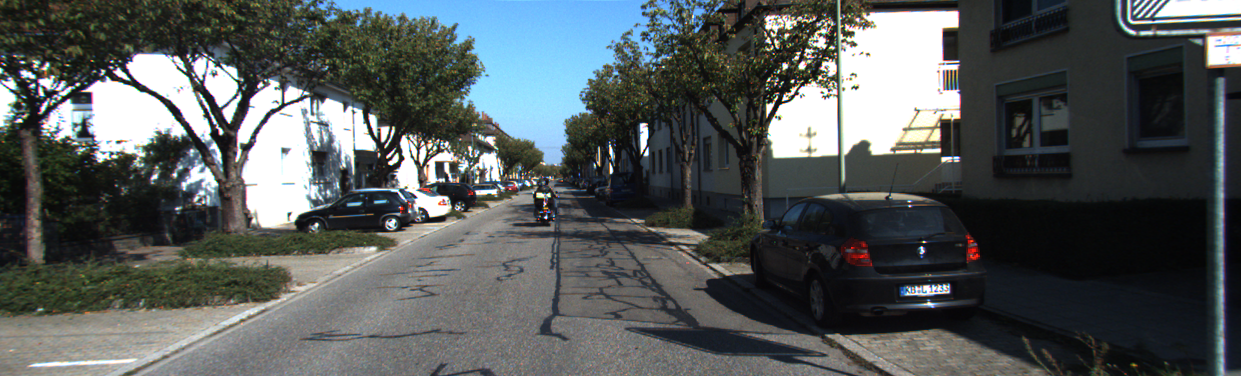
#> input picture data/kitti/001.png, 1241 x 376 px, found by its file name; its folder holds 4 pictures in this run
$ python feature_matching1.py
#> lines starting #> are read from the running program, lines starting #| are printed output that depends on the picture
import cv2
import os

def run_feature_matching(data_path):
#> called with data_path = 'Simulation/data/kitti'
    images = sorted(os.listdir(data_path))
    images = [os.path.join(data_path, img) for img in images]

    if len(images) < 2:
        print("Not enough images for matching")
        return

    orb = cv2.ORB_create(2000)
    bf = cv2.BFMatcher(cv2.NORM_HAMMING, crossCheck=True)

    print("Running Feature Matching... Press 'q' to exit")

    for i in range(len(images) - 1):
        img1 = cv2.imread(images[i], 0)
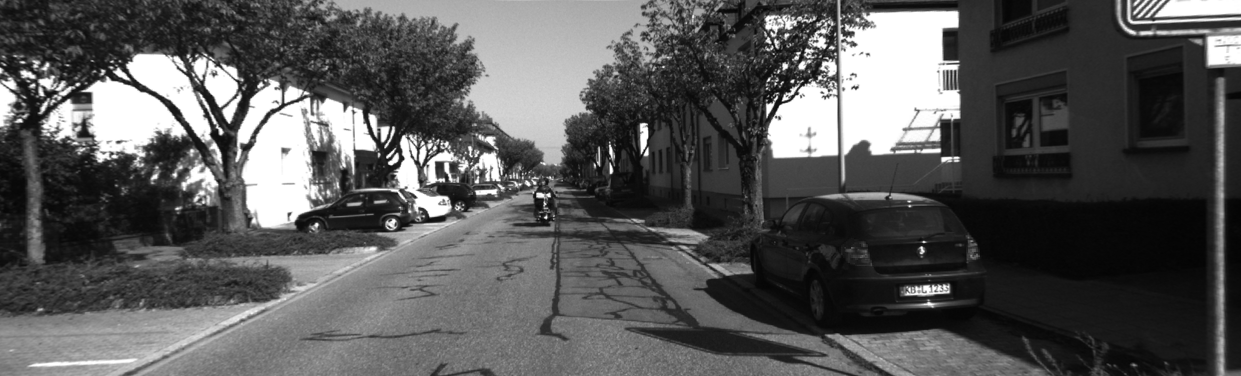
#> img1: shape (376, 1241); min 3, max 255, mean 87.7
        img2 = cv2.imread(images[i+1], 0)
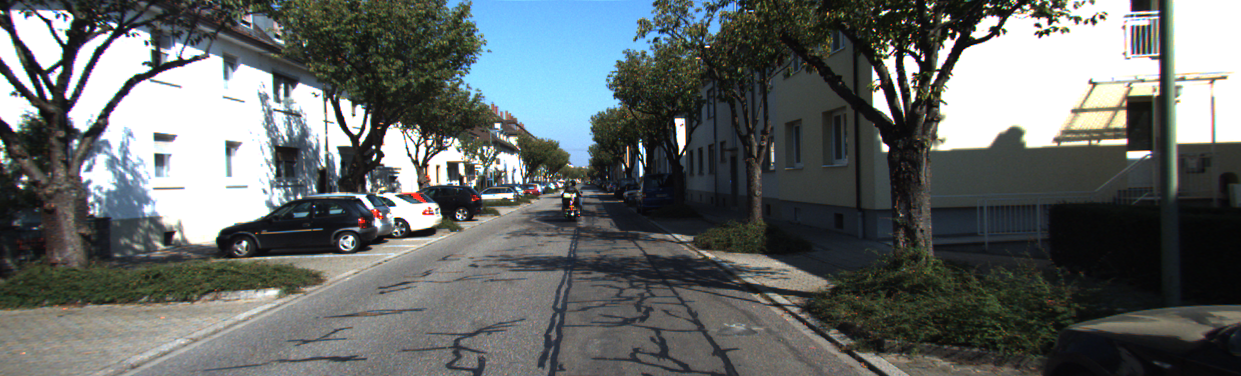
#> input picture data/kitti/0010.png, 1241 x 376 px, found by its file name
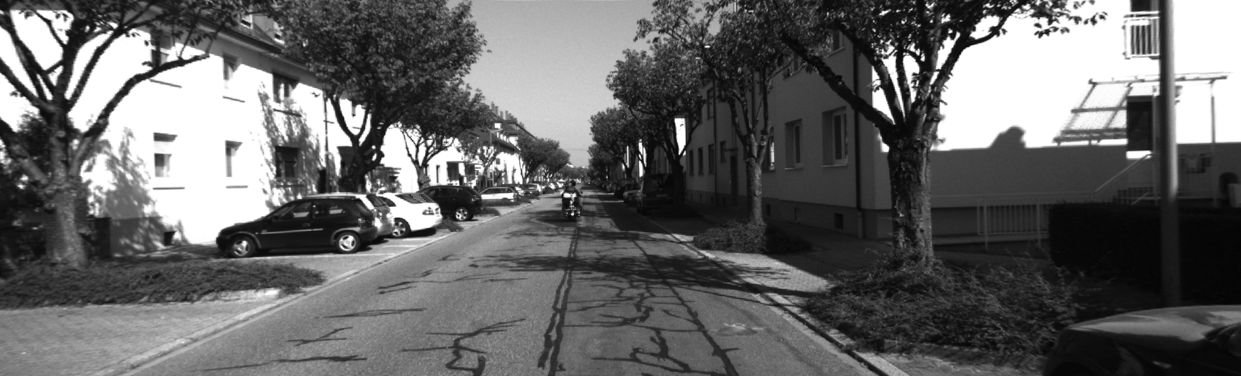
#> img2: shape (376, 1241); min 4, max 255, mean 102.3

        if img1 is None or img2 is None:
            print(f"Skipping invalid image at index {i}")
            continue

        # Detect features
        kp1, des1 = orb.detectAndCompute(img1, None)
#> kp1 = 2000 keypoints; strongest (x, y, size): (389, 162, 31), (783, 99, 31), (784, 98, 37.2), (538, 194, 37.2)
        kp2, des2 = orb.detectAndCompute(img2, None)
#> kp2 = 2000 keypoints; strongest (x, y, size): (353, 139, 64.3), (922, 59, 31), (917, 53, 31), (952, 38, 31)

        if des1 is None or des2 is None:
            continue

        # Match features
        matches = bf.match(des1, des2)
#> matches = 577 matches
        matches = sorted(matches, key=lambda x: x.distance)

        # Keep best matches
        good_matches = matches[:50]
#> good_matches = 50 matches

        # Draw matches
        match_img = cv2.drawMatches(
            img1, kp1, img2, kp2,
            good_matches, None,
            flags=cv2.DrawMatchesFlags_NOT_DRAW_SINGLE_POINTS
        )
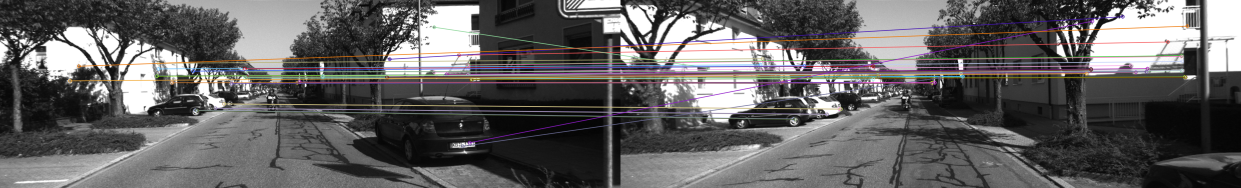
#> match_img: shape (376, 2482, 3) (shown at 1/2 size); mean of channels 0, 1, 2 96.5, 96.3, 98.1; drawn as B, G, R

        # Resize for display
        match_img = cv2.resize(match_img, (900, 500))
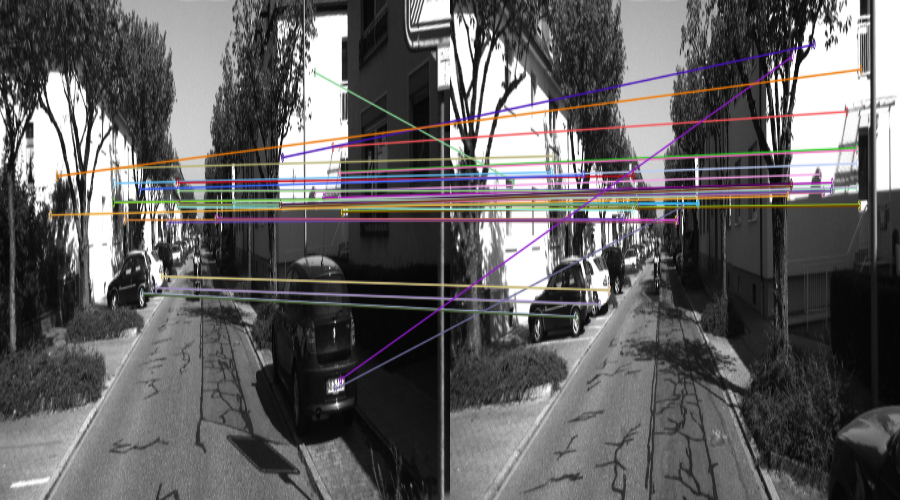
#> match_img: shape (500, 900, 3); mean of channels 0, 1, 2 96.4, 96.2, 97.9; drawn as B, G, R

        # Add text info
        cv2.putText(
            match_img,
            f"Frame: {i} -> {i+1}",
            (20, 30),
            cv2.FONT_HERSHEY_SIMPLEX,
            0.7,
            (0, 255, 0),
            2
        )

        cv2.putText(
            match_img,
            f"Matches: {len(good_matches)}",
            (20, 60),
            cv2.FONT_HERSHEY_SIMPLEX,
            0.7,
            (0, 255, 0),
            2
        )
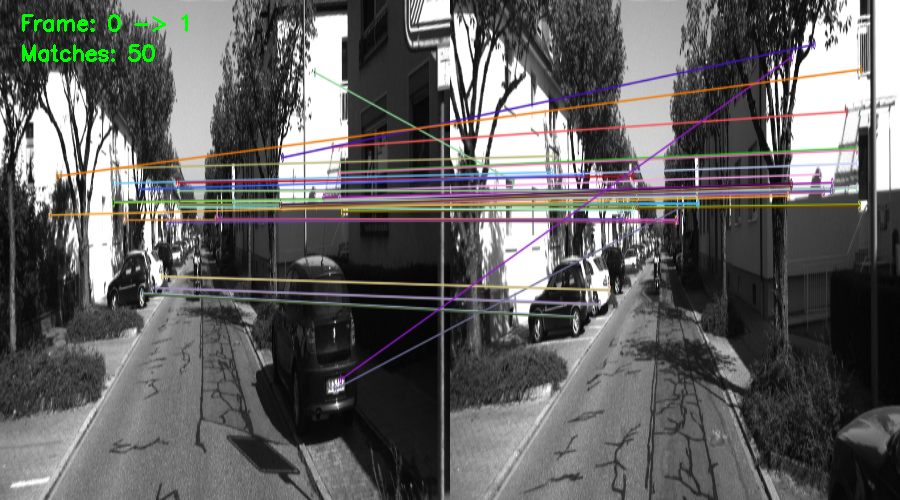
#> match_img: shape (500, 900, 3); mean of channels 0, 1, 2 96.2, 96.9, 97.7; drawn as B, G, R

        cv2.imshow("Feature Matching", match_img)

        key = cv2.waitKey(200)
#> (key q is pressed here)

        if key == ord('q'):
            break

    cv2.destroyAllWindows()


if __name__ == "__main__":
    run_feature_matching("Simulation/data/kitti")
